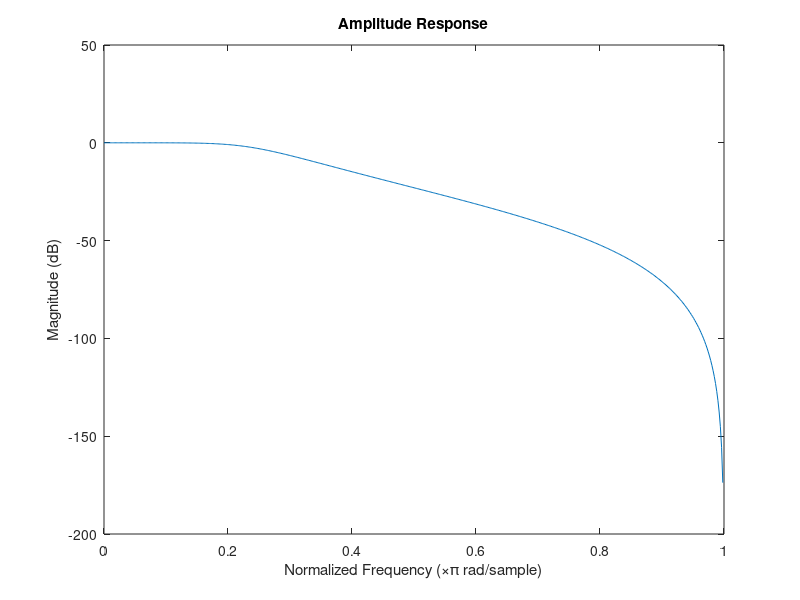

Reproduce this figure in MATLAB.
% Define the coefficients of the numerator and denominator
numerator = 0.0317 * [1 3 3 1];
denominator = [1 -1.4590 0.9104 -0.1978];

% Frequency response
[H, w] = freqz(numerator, denominator, 512);

% Plot magnitude response
figure;
plot(w/pi, 20*log10(abs(H)));
xlabel('Normalized Frequency (\times\pi rad/sample)');
ylabel('Magnitude (dB)');
title('Amplitude Response');
